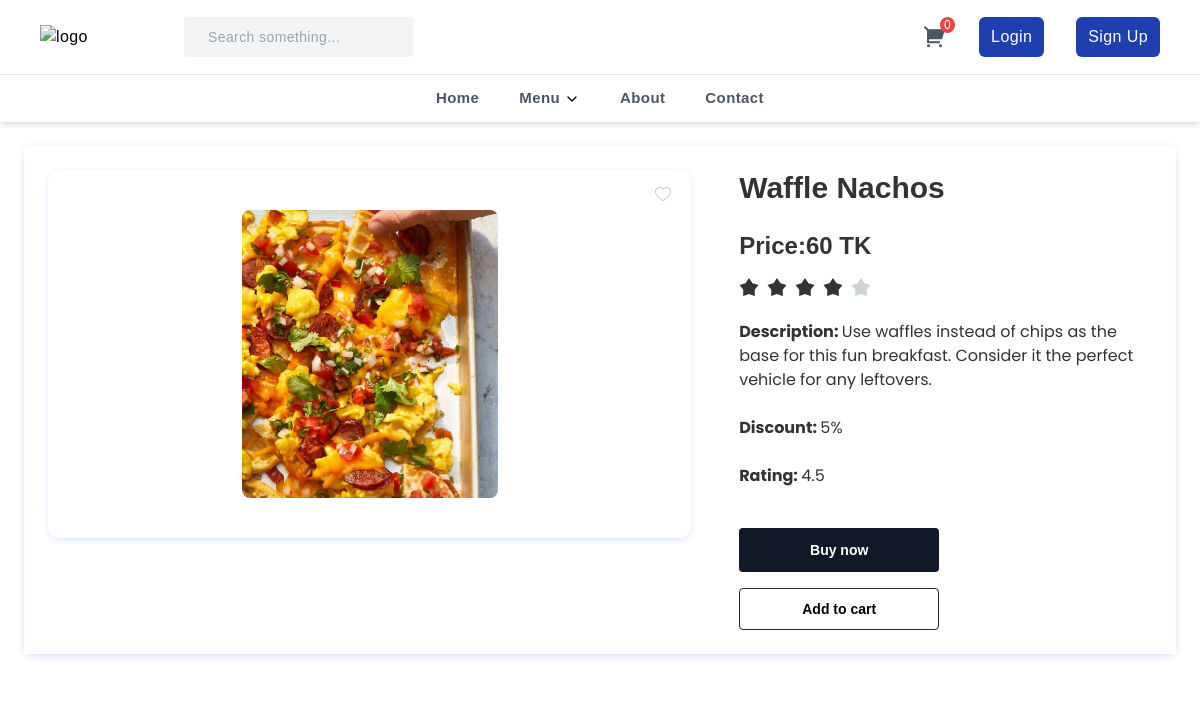
Page /breakfast/1/ on the committed database.
### uapcanteen/models.py (models this page shows, shortened)
class Breakfast(models.Model):
    owner = models.ForeignKey(Owner, on_delete=models.CASCADE)
    name = models.CharField(max_length=100)
    price = models.IntegerField()
    description = models.TextField()
    image = models.ImageField(upload_to='images/')
    discount = models.IntegerField()
    rating = models.FloatField()

### uapcanteen/views.py (the view)
# urls.py: path('breakfast/<int:id>/', breakfast_detail, name='breakfast_detail'),
def breakfast_detail(request, id):
    breakfast = get_object_or_404(Breakfast, pk=id)
    return render(request, 'breakfastdetail.html', {'breakfast': breakfast})

### templates/breakfastdetail.html (shortened to what this page needs)
{% extends "base.html" %}
    {% block content %}
    <div class="font-[sans-serif] bg-white">
        <div class="p-6 lg:max-w-7xl max-w-4xl mx-auto">
          <div class="grid items-start grid-cols-1 lg:grid-cols-5 gap-12 shadow-[0_2px_10px_-3px_rgba(6,81,237,0.3)] p-6">
            <div class="lg:col-span-3 w-full lg:sticky top-0 text-center">
                <div class="px-4 py-6 lg:py-10 rounded-xl shadow-[0_2px_10px_-3px_rgba(6,81,237,0.3)] relative">
                    <img src="{{ breakfast.image.url }}" alt="{{ breakfast.name }}" class="w-64 h-72 rounded-lg object-cover mx-auto" />
                    <button type="button" class="absolute top-2 right-2 lg:top-4 lg:right-4">
                    </button>
                </div>
            </div>
            <div class="lg:col-span-2">
              <h2 class="text-3xl font-extrabold text-[#333]">{{ breakfast.name }}</h2>
              <div class="flex flex-wrap gap-4 mt-6">
                <p class="text-[#333] text-2xl font-bold">Price:{{ breakfast.price }} TK</p>
              </div>
              <div class="flex space-x-2 mt-4">
                <svg class="w-5 fill-[#333]" viewBox="0 0 14 13" fill="none"
                  xmlns="http://www.w3.org/2000/svg">
                  <path
                    d="M7 0L9.4687 3.60213L13.6574 4.83688L10.9944 8.29787L11.1145 12.6631L7 11.2L2.8855 12.6631L3.00556 8.29787L0.342604 4.83688L4.5313 3.60213L7 0Z" />
                </svg>
                <svg class="w-5 fill-[#333]" viewBox="0 0 14 13" fill="none"
                  xmlns="http://www.w3.org/2000/svg">
                  <path
                    d="M7 0L9.4687 3.60213L13.6574 4.83688L10.9944 8.29787L11.1145 12.6631L7 11.2L2.8855 12.6631L3.00556 8.29787L0.342604 4.83688L4.5313 3.60213L7 0Z" />
                </svg>
                <svg class="w-5 fill-[#333]" viewBox="0 0 14 13" fill="none"
                  xmlns="http://www.w3.org/2000/svg">
                  <path
                    d="M7 0L9.4687 3.60213L13.6574 4.83688L10.9944 8.29787L11.1145 12.6631L7 11.2L2.8855 12.6631L3.00556 8.29787L0.342604 4.83688L4.5313 3.60213L7 0Z" />
                </svg>
                <svg class="w-5 fill-[#333]" viewBox="0 0 14 13" fill="none"
                  xmlns="http://www.w3.org/2000/svg">
                  <path
                    d="M7 0L9.4687 3.60213L13.6574 4.83688L10.9944 8.29787L11.1145 12.6631L7 11.2L2.8855 12.6631L3.00556 8.29787L0.342604 4.83688L4.5313 3.60213L7 0Z" />
                </svg>
                <svg class="w-5 fill-[#CED5D8]" viewBox="0 0 14 13" fill="none"
                  xmlns="http://www.w3.org/2000/svg">
                  <path
                    d="M7 0L9.4687 3.60213L13.6574 4.83688L10.9944 8.29787L11.1145 12.6631L7 11.2L2.8855 12.6631L3.00556 8.29787L0.342604 4.83688L4.5313 3.60213L7 0Z" />
                </svg>
              </div>
              <div>
                <p class="mt-6 text-[#333] font-bold" style="font-family: 'Poppins', sans-serif; font-optical-sizing: auto;">Description: <span class="font-normal">{{ breakfast.description }}</span> </p>
                <p class="mt-6 text-[#333] font-bold" style="font-family: 'Poppins', sans-serif; font-optical-sizing: auto;">Discount: <span class="font-normal">{{ breakfast.discount }}%</span></p>
                <p class="mt-6 text-[#333] font-bold" style="font-family: 'Poppins', sans-serif; font-optical-sizing: auto;">Rating: <span class="font-normal">{{ breakfast.rating }}</span></p>
              </div>
              <div class="flex flex-wrap gap-4 mt-10">
                <button type="button" class="min-w-[200px] px-4 py-3 bg-gray-900 hover:bg-[#111] text-white text-sm font-bold rounded">Buy now</button>
                <a href="{% url 'add_to_cart' 'breakfast' breakfast.id %}" class="min-w-[200px] px-4 py-2.5 text-black text-center border border-gray-800 bg-transparent hover:bg-gray-900 hover:text-white text-sm font-bold rounded">Add to cart</a>
              </div>
            </div>
          </div>
        </div>
      </div>
    {% endblock %}

### rows in the picture
Breakfast: image (picture), name "Waffle Nachos", price "60", description "Use waffles instead of chips as the base for this fun breakfast. Consider it the perfect vehicle for any leftovers.", discount "5", rating "4.5"
